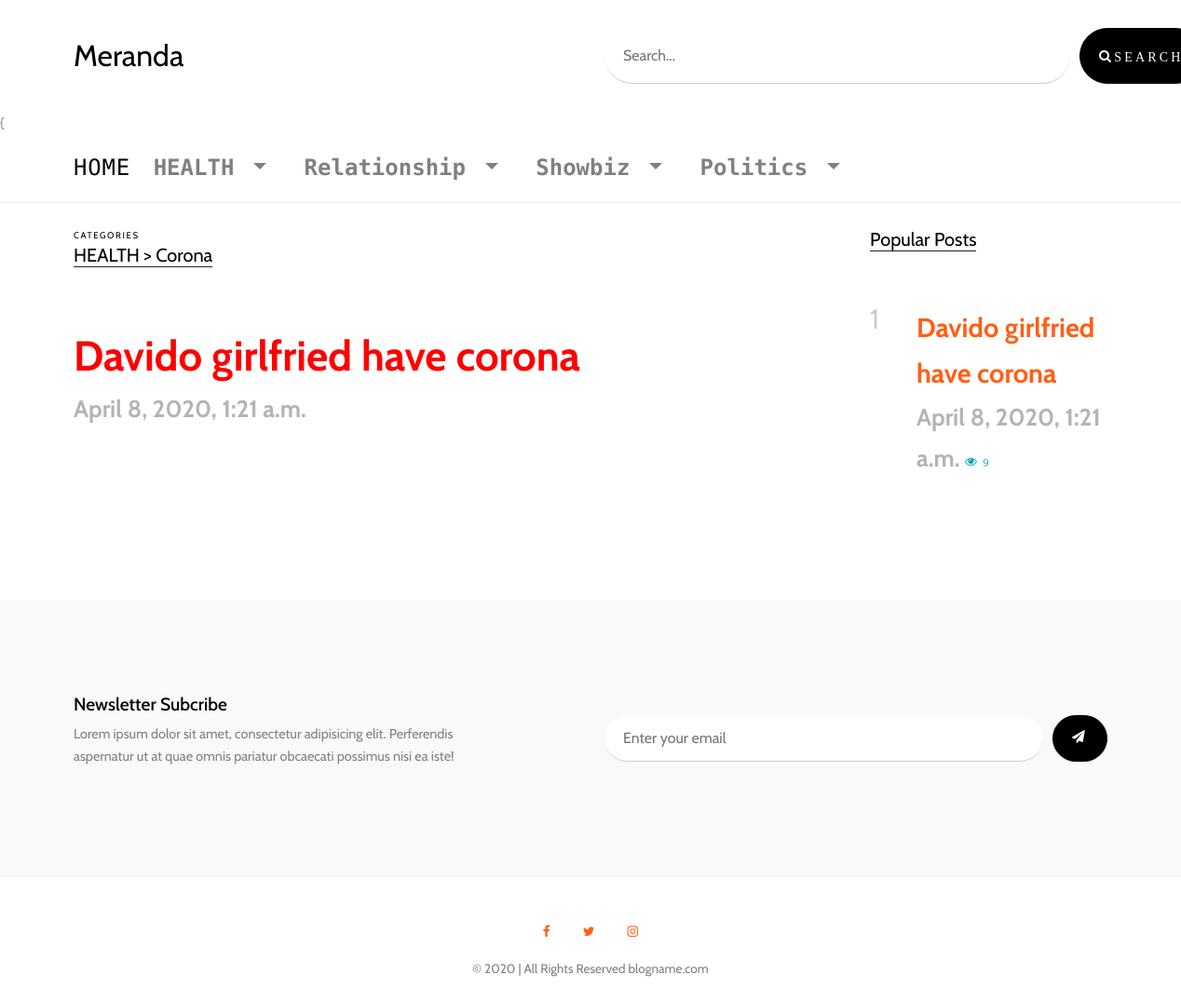
Page /category/8/HEALTH/ on the earlier database version.
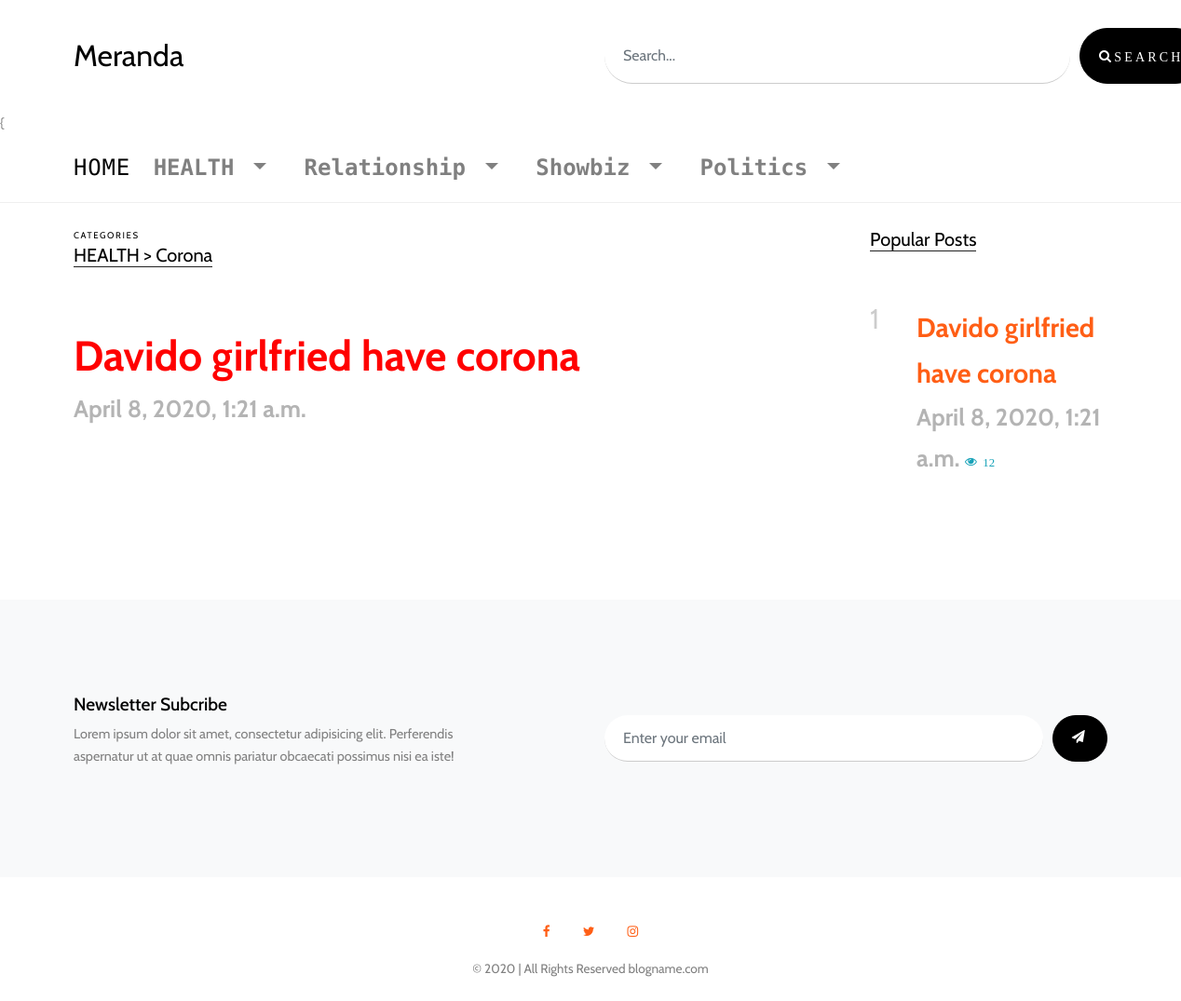
Same page on the later database version.
### blogsite/models.py (models this page shows, shortened)
class BaseModel(models.Model):
    date_add = models.DateTimeField(auto_now_add=True)
    date_updated = models.DateTimeField(auto_now=True)
    class Meta:
        abstract =True

class Article(BaseModel):
    subcategory = models.ForeignKey(Subcategory,on_delete=models.CASCADE,related_name='articles')
    title = models.CharField(max_length=500)
    image = models.ImageField(upload_to='%d-%m-%Y/images',blank=True, null=True)
    story=RichTextField()
    active = models.BooleanField(default=True)
    created_by = models.ForeignKey(CustomUser,on_delete=models.DO_NOTHING)
    slug = models.SlugField()
    tags = TaggableManager()
    total_views = models.PositiveIntegerField(default=0)
    source =  models.URLField(help_text='source link',blank=True, null=True)
    def get_absolute_url(self):
        return reverse('blogsite:detail', args=[str(self.slug),str(self.id)])

### blogsite/views.py (the view)
# urls.py: path('category/<int:id>/<str:category>/',views.articleCategory,name='category'),
def  articleCategory(request,category,id):
    navbar_items = Category.objects.all()
    category = get_object_or_404(Subcategory,id=id)
    articles = category.articles.order_by('-date_updated')
    popular_post = category.articles.filter(total_views__gte=2).order_by('-total_views')
    paginator = Paginator(articles, 10)
    page = request.GET.get('page')
    try:
        articles_pag= paginator.page(page)
    except PageNotAnInteger:
        articles_pag = paginator.page(1)
    except EmptyPage:
        articles_pag = paginator.page(paginator.num_pages)
    context = {
        'navbar_items':navbar_items,
        'article':articles_pag,
        'category':category,
        'popular_post':popular_post,
    }
    return render(request,'blog/article_category.html',context)

### blogsite/models.py (called while the page is built)
    def __str__(self):
        return self.name

    def __str__(self):
        return '{} > {}'.format(self.category,self.name)

### templates/blog/article_category.html (shortened to what this page needs)
{% extends "base.html" %}
{% load static %}
{% load bootstrap_pagination %}
{% block body %}
<body data-spy="scroll" data-target=".site-navbar-target" data-offset="300">
    <div class="site-navbar py-2 js-sticky-header site-navbar-target d-none pl-0 d-lg-block" role="banner">
      <div class="container">
        <div class="d-flex align-items-center">
          <div class="mr-auto">
            <nav class="site-navigation position-relative text-right" role="navigation">
              <ul class="site-menu main-menu js-clone-nav mr-auto d-none pl-0 d-lg-block">
                <li>
                  <a style="font-size: x-large;" class="active" href="{% url 'blogsite:home' %}">
                    Home
                  </a>
                </li>
                {% for category  in navbar_items  %}
                <li class="nav-link text-left nav-item dropdown" is="dropdown">
                  <div  style="cursor: pointer;" class="dropdown-toggle" id="dropdownMenuButton" data-toggle="dropdown" aria-haspopup="true"
                    aria-expanded="false">
                    {{category.name}}
                  </div>
                </li>
                {% endfor %}
              </ul>
            </nav>
          </div>
        </div>
      </div>
    </div>
  </div>
    <div class="site-section">
      <div class="container">
        <div class="row">
          <div class="col-lg-9">
            <div class="section-title">
              <span class="caption d-block small">Categories</span>
              <h2>{{category}}</h2>
            </div>
            {% for articles in article %}
            <div class="post-entry-2 d-flex">
              <div class="thumbnail order-md-2" style="background-image: url('{{articles.image.url}}')"></div>
              <div class="contents order-md-1 pl-0">
                <h2><a class="article"style="color:red; font-weight: 900; font-size: 3em;" href="{{articles.get_absolute_url}}">{{articles.title}}</a></h2>
                <div class="post-meta">
                  <span class="date-read"style="font-weight: 900; font-size: 2em">{{articles.date_updated}}</span>
                </div>
              </div>
            </div>
            {% endfor %}
          </div>
          <div class="col-lg-3">
            <div class="section-title">
              <h2>Popular Posts</h2>
            </div>
            {% for popular_posts in popular_post %}
            <div class="trend-entry d-flex">
              <div class="number align-self-start">{{forloop.counter}}</div>
              <div class="trend-contents">
                <a class="post" style="font-weight: 900; font-size: 2em" href="{{popular_posts.get_absolute_url}}">{{popular_posts.title}}</a>
                <div class="post-meta">
                  <span class="date-read" style="font-weight: 900; font-size: 2em">{{popular_posts.date_updated}} </span>
                  <span class="icon-eye text-info"> {{popular_posts.total_views}}</span>
                </div>
              </div>
            </div>
            {% endfor %}
          </div>
        </div>
      </div>
    </div>
    <div class="site-section subscribe bg-light">
      <div class="container">
        <form action="#" class="row align-items-center">
          <div class="col-md-5 mr-auto">
            <h2>Newsletter Subcribe</h2>
            <p>Lorem ipsum dolor sit amet, consectetur adipisicing elit. Perferendis aspernatur ut at quae omnis pariatur obcaecati possimus nisi ea iste!</p>
          </div>
          <div class="col-md-6 ml-auto">
            <div class="d-flex">
              <input type="email" class="form-control" placeholder="Enter your email">
              <button type="submit" class="btn btn-secondary" ><span class="icon-paper-plane"></span></button>
            </div>
          </div>
        </form>
      </div>
    </div>
  </div>
{% endblock body %}

Differences in the rows shown:
changed Article "Davido girlfried have corona": total_views "9" → "12"
